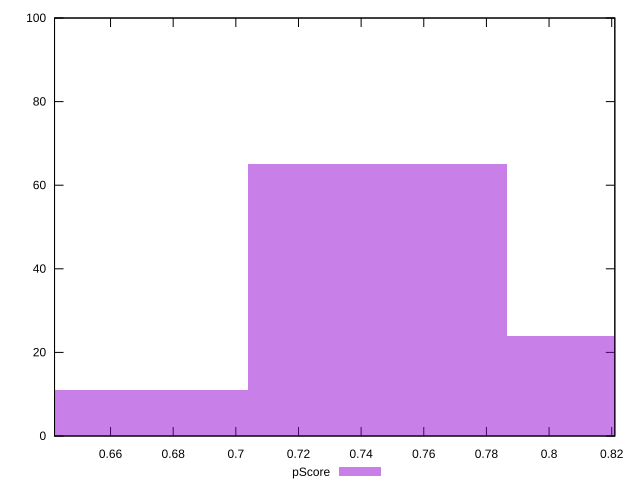

This chart was generated by the following gnuplot code:
reset

$pScore <<EOF
0.7451774082917454 65
0.6623799184815514 11
0.8279748981019392 24
EOF

set key outside below
set boxwidth 0.08279748981019393
set xrange [0.6421197265836294:0.8209930466201878]
set yrange [0:100]
set trange [0:100]
set style fill transparent solid 0.5 noborder
set terminal svg size 640, 490 enhanced background rgb 'white'
set output "report_00012_2021-02-09T11:01:39.952Z/largest-contentful-paint/samples/pages+cached+noadtech+nomedia+nocss/pScore/histogram.svg"

plot $pScore title "pScore" with boxes

reset
